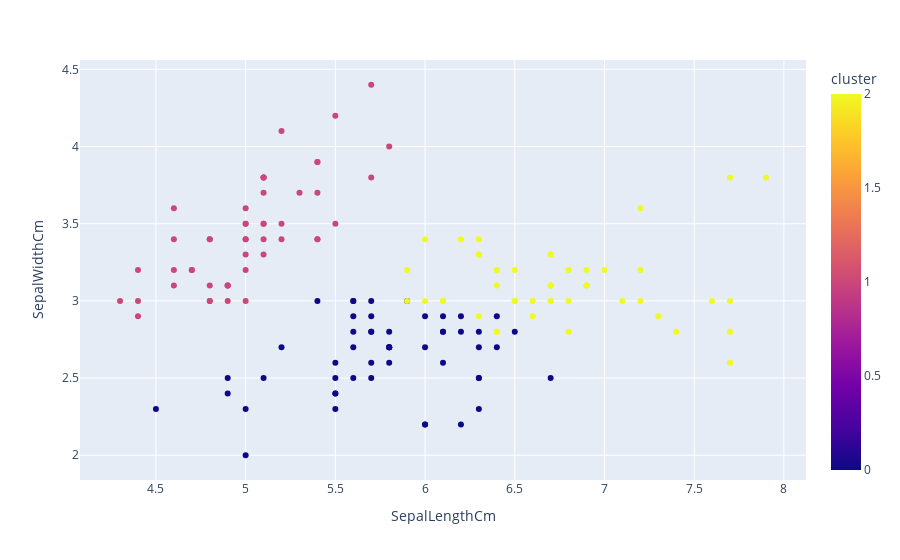

Here is the notebook cell this chart was saved with:
### Code cell
px.scatter(data, x='SepalLengthCm', y='SepalWidthCm', color='cluster')

### Figure 1 — Plotly figure (JSON) as saved in the notebook; plotly's stock layout.template omitted (floating-point values rounded to 4 significant figures; data arrays with more than 128 entries replaced by an {"elided": "..."} marker saying what was removed)
{"data": [{"hovertemplate": "SepalLengthCm=%{x}<br>SepalWidthCm=%{y}<br>cluster=%{marker.color}<extra></extra>", "legendgroup": "", "marker": {"color": {"elided": "150 int values"}, "coloraxis": "coloraxis", "symbol": "circle"}, "mode": "markers", "name": "", "orientation": "v", "showlegend": false, "type": "scatter", "x": {"elided": "150 float values"}, "xaxis": "x", "y": {"elided": "150 float values"}, "yaxis": "y"}], "layout": {"coloraxis": {"colorbar": {"title": {"text": "cluster"}}, "colorscale": [[0, "#0d0887"], [0.1111, "#46039f"], [0.2222, "#7201a8"], [0.3333, "#9c179e"], [0.4444, "#bd3786"], [0.5556, "#d8576b"], [0.6667, "#ed7953"], [0.7778, "#fb9f3a"], [0.8889, "#fdca26"], [1, "#f0f921"]]}, "legend": {"tracegroupgap": 0}, "margin": {"t": 60}, "xaxis": {"anchor": "y", "domain": [0, 1], "title": {"text": "SepalLengthCm"}}, "yaxis": {"anchor": "x", "domain": [0, 1], "title": {"text": "SepalWidthCm"}}}}
